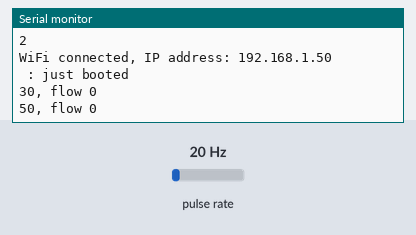
The sketch below on a simulated ESP8266 (Wemos D1 mini). On the bench: the last lines printed to the serial monitor. Wiring (inferred from the names in the program): pulse sensor: data D1. The test bench sets the inputs (shaded band); at power-on: pulse rate 20 Hz. WiFi joins after 1.5 s; servers stay silent unless stated; not simulated (calls return 0 or success): secrets.h; names the files do not define were given values by the test bench: port = 80.

Above: at 2.8 s.
2.9 s: pulse rate (sensor on D1) set to 4 Hz
At 4.0 s:
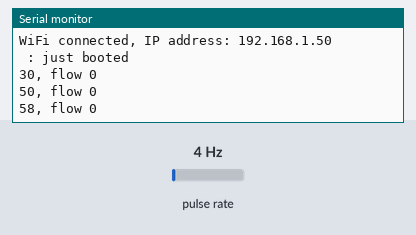
4.4 s: pulse rate (sensor on D1) set to 50 Hz
At 5.4 s:
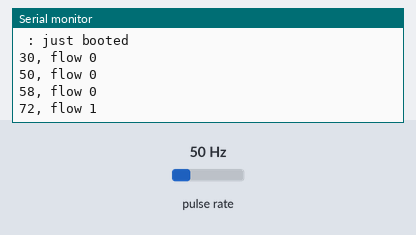
5.9 s: pulse rate (sensor on D1) set to 4 Hz
At 7.4 s:
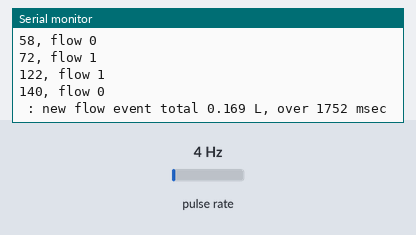
Timing chart, 0 to 8.9 s (numbered marks = the images above; inputs shaded):
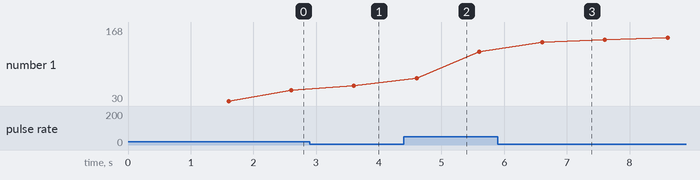

Measured:
- after the input at 2.9 s, the serial monitor: prints a new line after 0.70 s (image 1)
- after the input at 4.4 s, the serial monitor: prints a new line after 0.20 s (image 2)
- after the input at 5.9 s, the serial monitor: prints a new line after 0.70 s (image 3)
- plotted number 1: 50 → 58 after the input at 2.9 s, 58 → 122 after the input at 4.4 s, 122 → 168 after the input at 5.9 s

The sketch:

flow_meter.ino
```cpp
/*
 * flow meter
 * running on a mini ESP8266 ; original link is dead, but description was 5-sets-D1-Mini-Mini-nodemcu-4-m-bytes-moon-esp8266-WiFi-Internet-of-things-based
 * as of dec 22nd 2021, https://www.aliexpress.com/item/32851142960.html shows a similar offering
 * select NodeMCU 1.0 (ESP-12E module) to program, for whatever reason the board i have has the upload working at 57600.
 * initially developed on arduino 1.8.13
 *
 * eventually:
 *      connect to a server
 *          after flow event, send a packet that has total flow and a time stamp, with maybe some stats - peak, median...
 *          update a local display
 *          send sme other stats (battery status?)
 *      upon command, light display etc.
 *      sleep most of the time
 *
 * NOTE:
 *  must define const char *ssid, *passwd, *host, name and const int port in secrets.h, giving the appropriate network info.
 */

#include "secrets.h"

#include <ESP8266WiFi.h>
#include <WiFiUdp.h>

#define FLOW_PIN D1  // D4 wasn't a good idea, see e.g. https://randomnerdtutorials.com/esp8266-pinout-reference-gpios/
#define MAX_MSEC_WHEN_FLOWING 50

const float pulses_per_litre = 450.0;

WiFiUDP udp;

uint32_t counter = 0, last_dt = 0, last_count = 0, flow_period_start = 0, flow_period_start_counts = 0, last_flow_length_ms = 0, last_flow_counts = 0;
bool flowing = false, new_flow_event = false;

ICACHE_RAM_ATTR void pin_isr(void) {
    counter++;
    uint32_t now = millis();
    last_dt = now - last_count;
    last_count = now;
    if (last_dt < MAX_MSEC_WHEN_FLOWING) {
        if (!flowing) {
            flow_period_start = now;
            flow_period_start_counts = counter;
        }
        flowing = true;
    }
    else {
        if (flowing) {
            last_flow_length_ms = now - flow_period_start;
            last_flow_counts = counter - flow_period_start_counts;
            new_flow_event = true;
        }
        flowing = false;
    }
}

/*
 * send a packet of data to the server
 * Args:
 *      char *packetBuffer : buffer
 *      int j : length
 */
void send_packet(char *packetBuffer, int j) {
    udp.beginPacket(host, port);
    udp.write(packetBuffer, j);
    udp.endPacket();
    return;
}


void setup() {
    int i = 0, len_of_output = -1;
    char output_s[256] = {0};

    Serial.begin(115200); //Start Serial at 115200bps
    delay(100); // probably unnecesssary
    pinMode(FLOW_PIN, INPUT_PULLUP);
    attachInterrupt(digitalPinToInterrupt(FLOW_PIN), pin_isr, RISING);

    Serial.println("About to connect to network");
    WiFi.begin(ssid, password);
    while (WiFi.status() != WL_CONNECTED) {
        delay(500);
        Serial.println(i);
        i++;
    }
    Serial.println("");

    Serial.print("WiFi connected, IP address: ");
    Serial.println(WiFi.localIP());
    // let em know we're alive.
    len_of_output = sprintf(output_s, "%s : just booted", name);
    Serial.println(output_s);
    send_packet(output_s, len_of_output);
}


void loop() {
    char output_s[256] = {0};
    int len_of_output = -1;
    float last_flow_litres = 0.0;

    sprintf(output_s, "%0ld, flow %0d", counter, flowing);
    Serial.println(output_s);
    if (new_flow_event) {
        new_flow_event = false;
        last_flow_litres = last_flow_counts / pulses_per_litre;
        len_of_output = sprintf(output_s, "%s : new flow event total %0.3f L, over %0ld msec ", name, last_flow_litres, last_flow_length_ms);
        Serial.println(output_s);
        send_packet(output_s, len_of_output);
    }
    delay(1000);
};
```
